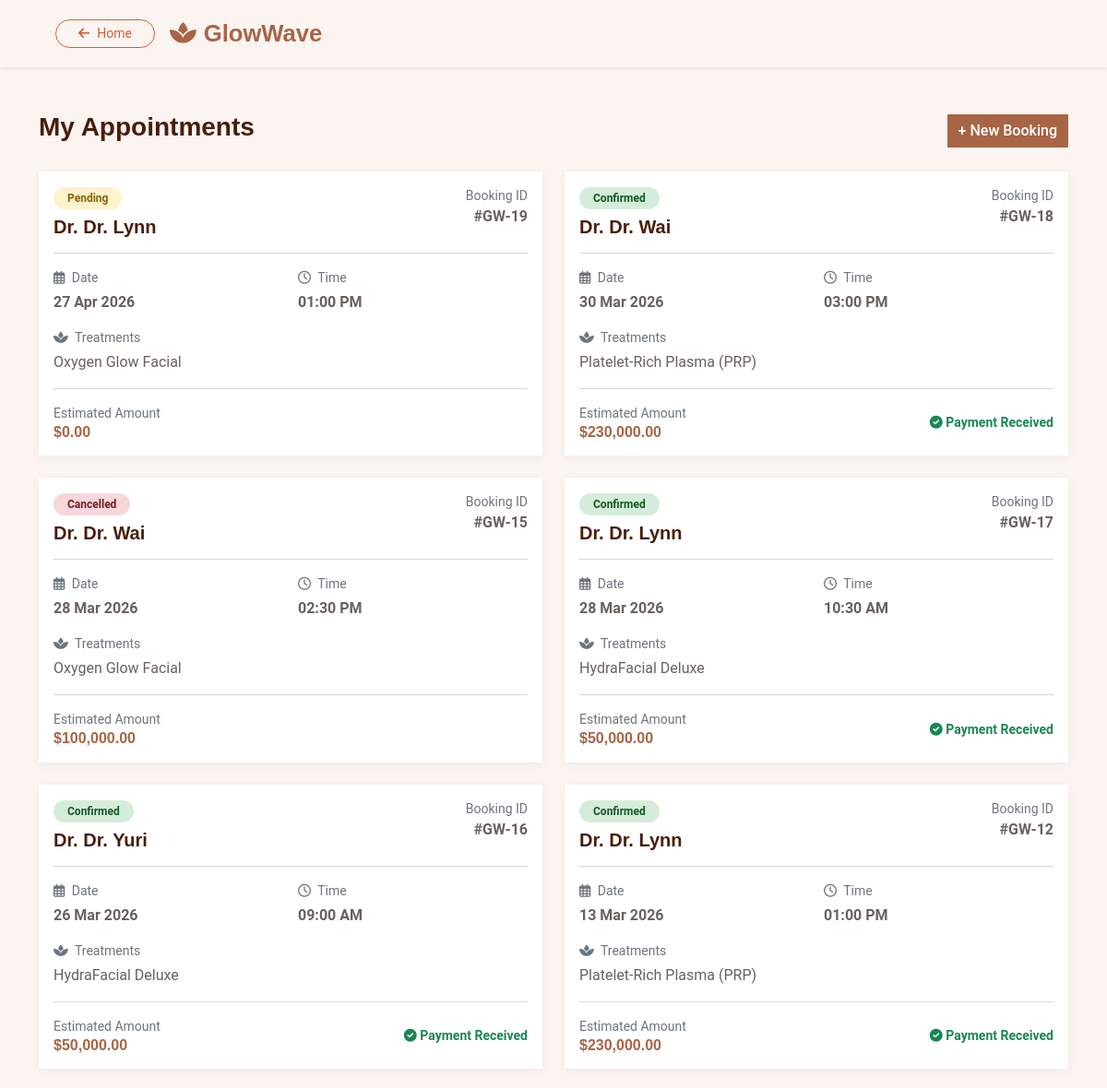
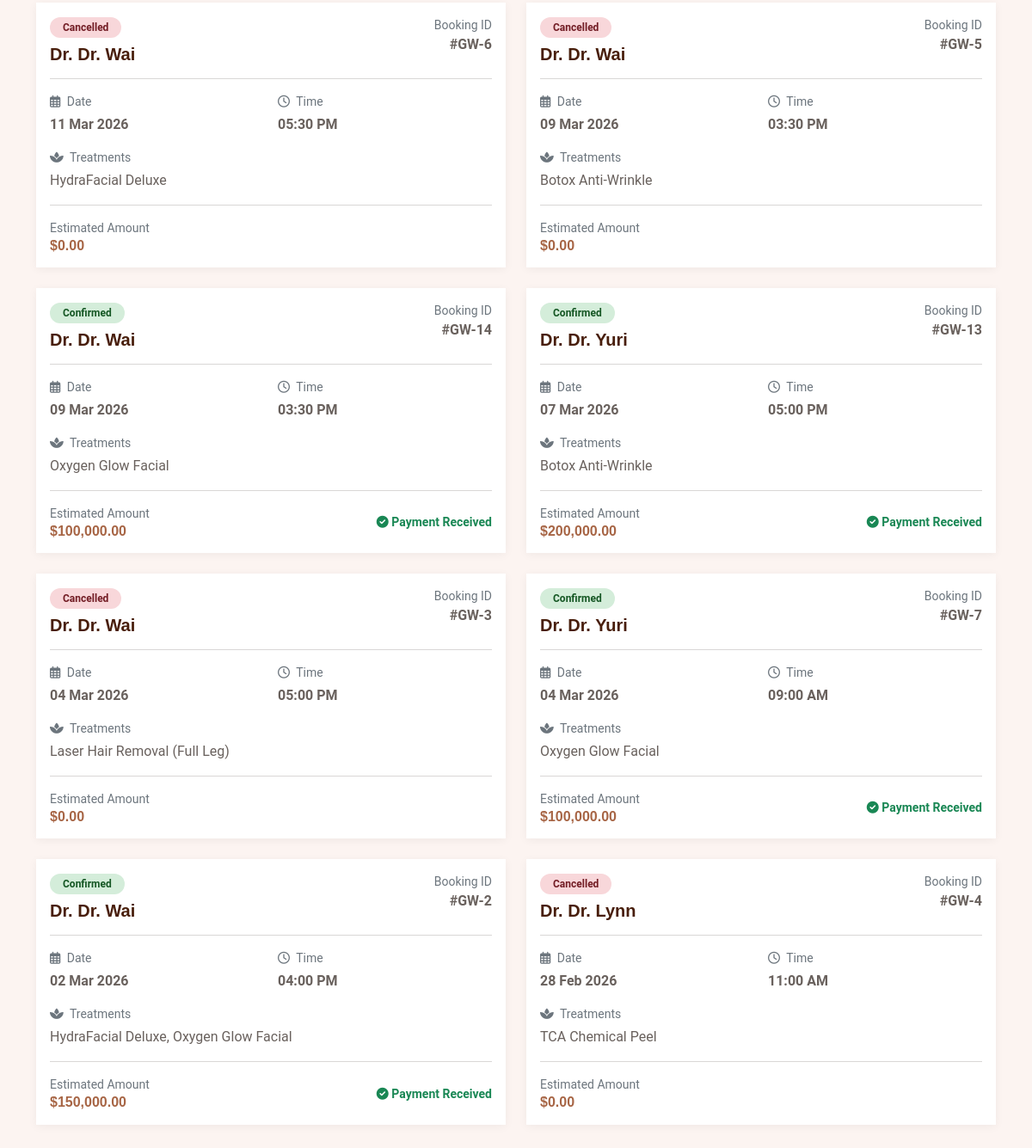
The page /pages/my-appointment.php (signed in) on the database its author committed (2 pictures, top to bottom).
### tables this page shows
CREATE TABLE `appointments` (
  `appointmentID` int(11) NOT NULL,
  `clientID` int(11) NOT NULL,
  `doctorID` int(11) NOT NULL,
  `book_date` date NOT NULL,
  `book_time` time NOT NULL,
  `status` enum('Pending','Confirmed','Cancelled','Completed') DEFAULT 'Pending',
  `created_at` timestamp NOT NULL DEFAULT current_timestamp(),
  `client_name` varchar(50) NOT NULL,
  `client_phone` varchar(50) NOT NULL,
  `promotionID` int(11) DEFAULT NULL,
  `staffID` int(11) NOT NULL
);

CREATE TABLE `doctor` (
  `doctorID` int(11) NOT NULL,
  `doctorName` varchar(100) NOT NULL,
  `specialization` varchar(100) NOT NULL,
  `phone` varchar(20) NOT NULL,
  `email` varchar(100) NOT NULL,
  `image` varchar(255) NOT NULL
);

### pages/my-appointment.php (the view, shortened to what this page needs)
<?php
include('connect.php');
$clientID = $_SESSION['clientID'];
?>
<!DOCTYPE html>
<html lang="en">
<head>
    <link href="css/bootstrap.min.css" rel="stylesheet">
    <link href="css/style.css" rel="stylesheet">
    <link rel="stylesheet" href="https://cdnjs.cloudflare.com/ajax/libs/font-awesome/6.0.0/css/all.min.css">
</head>
<body class="bg-light">
    <nav class="navbar navbar-expand-lg sticky-top py-3 px-lg-5 shadow-sm">
        <div class="container-fluid">
            <a href="index.php" class="btn btn-outline-primary btn-sm rounded-pill px-4 me-3">
                <i class="fa fa-arrow-left me-2"></i>Home
            </a>
            <a href="index.php" class="navbar-brand me-auto">
                <h1 class="m-0 text-primary" style="font-size: 1.6rem; font-weight: 800;">
                    <i class="fa fa-spa me-2"></i>GlowWave
                </h1>
            </a>
        </div>
    </nav>
    <div class="container py-5">
        <div class="d-flex justify-content-between align-items-center mb-4">
            <h3 class="fw-bold text-dark">My Appointments</h3>
            <a href="appointment.php" class="btn btn-primary" style="background-color: #A76545; border: none;">+ New Booking</a>
        </div>
        <div class="row">
            <?php
            $sql = "SELECT a.*, d.doctorName, py.amount, py.status as pay_status,
                    GROUP_CONCAT(t.treatmentName SEPARATOR ', ') as services
                    FROM Appointments a
                    JOIN Doctor d ON a.doctorID = d.doctorID
                    LEFT JOIN appointment_details ad ON a.appointmentID = ad.appointmentID
                    LEFT JOIN Treatment t ON ad.treatmentID = t.treatmentID
                    LEFT JOIN Payment py ON a.appointmentID = py.appointmentID
                    WHERE a.clientID = '$clientID'
                    GROUP BY a.appointmentID
                    ORDER BY a.book_date DESC";
            $res = mysqli_query($connect, $sql);
            if(mysqli_num_rows($res) > 0) {
                while($row = mysqli_fetch_array($res)) {
                    $status = $row['status'];
                    $badge_class = ($status == 'Confirmed') ? 'bg-confirmed' : (($status == 'Cancelled') ? 'bg-cancelled' : 'bg-pending');
            ?>
            <div class="col-md-6 mb-4">
                <div class="card appointment-card h-100">
                    <div class="card-body">
                        <div class="d-flex justify-content-between align-items-start mb-3">
                            <div>
                                <span class="status-badge <?= $badge_class ?>"><?= $status ?></span>
                                <h5 class="mt-2 mb-0">Dr. <?= $row['doctorName'] ?></h5>
                            </div>
                            <div class="text-end">
                                <p class="small text-muted mb-0">Booking ID</p>
                                <p class="fw-bold mb-0">#GW-<?= $row['appointmentID'] ?></p>
                            </div>
                        </div>
                        <hr>
                        <div class="row g-3">
                            <div class="col-6">
                                <p class="small text-muted mb-1"><i class="far fa-calendar-alt me-1"></i> Date</p>
                                <p class="fw-bold mb-0"><?= date('d M Y', strtotime($row['book_date'])) ?></p>
                            </div>
                            <div class="col-6">
                                <p class="small text-muted mb-1"><i class="far fa-clock me-1"></i> Time</p>
                                <p class="fw-bold mb-0"><?= date('h:i A', strtotime($row['book_time'])) ?></p>
                            </div>
                            <div class="col-12">
                                <p class="small text-muted mb-1"><i class="fas fa-spa me-1"></i> Treatments</p>
                                <p class="mb-0 text-truncate" style="max-width: 100%;"><?= $row['services'] ?></p>
                            </div>
                        </div>
                        <hr>
                        <div class="d-flex justify-content-between align-items-center">
                            <div>
                                <p class="small text-muted mb-0">Estimated Amount</p>
                                <h6 class="mb-0 text-primary">$<?= number_format($row['amount'] ?? 0, 2) ?></h6>
                            </div>
                            <div class="text-end">
                                <?php if($row['pay_status'] == 'Paid'): ?>
                                    <span class="text-success small fw-bold"><i class="fas fa-check-circle"></i> Payment Received</span>
                                <?php elseif($status == 'Confirmed'): ?>
                                    <span class="text-warning small fw-bold"><i class="fas fa-wallet"></i> Pay after service</span>
                                <?php endif; ?>
                            </div>
                        </div>
                    </div>
                </div>
            </div>
            <?php
                }
            } else {
                echo '<div class="col-12 text-center py-5">
                        <i class="fas fa-calendar-times fa-3x text-muted mb-3"></i>
                        <h5>No appointments found.</h5>
                        <p class="text-muted">You haven\'t made any bookings yet.</p>
                      </div>';
            }
            ?>
        </div>
    </div>
</body>
</html>

### pages/css/style.css (style rules this page uses)
.text-primary { color: #A76545 !important; }
.btn { transition: .5s; }
.btn.btn-primary, .btn.btn-outline-primary:hover, .btn.btn-dark, .btn.btn-outline-dark:hover { color: var(--bs-white); font-weight: 500; }
.navbar.sticky-top { top: -100px; transition: .5s; }

### pages/my-appointment.php (style rules this page uses)
.status-badge { padding: 5px 15px; border-radius: 20px; font-size: 12px; font-weight: 600; }
.bg-pending { background-color: #fff3cd; color: #856404; }
.bg-confirmed { background-color: #d4edda; color: #155724; }
.bg-cancelled { background-color: #f8d7da; color: #721c24; }
.appointment-card { transition: 0.3s; border: none; box-shadow: 0 2px 10px rgba(0,0,0,0.05); }

### rows shown on the page
appointments: status "Pending", doctorID.doctorName "Dr. Lynn", appointmentID "19", book_date "27 Apr 2026", book_time "01:00 PM", services "Oxygen Glow Facial", amount "0.00"
appointments: status "Confirmed", doctorID.doctorName "Dr. Wai", appointmentID "18", book_date "30 Mar 2026", book_time "03:00 PM", services "Platelet-Rich Plasma (PRP)", amount "230,000.00", shows "Payment Received"
appointments: status "Cancelled", doctorID.doctorName "Dr. Wai", appointmentID "15", book_date "28 Mar 2026", book_time "02:30 PM", services "Oxygen Glow Facial", amount "100,000.00"
appointments: status "Confirmed", doctorID.doctorName "Dr. Lynn", appointmentID "17", book_date "28 Mar 2026", book_time "10:30 AM", services "HydraFacial Deluxe", amount "50,000.00", shows "Payment Received"
appointments: status "Confirmed", doctorID.doctorName "Dr. Yuri", appointmentID "16", book_date "26 Mar 2026", book_time "09:00 AM", services "HydraFacial Deluxe", amount "50,000.00", shows "Payment Received"
appointments: status "Confirmed", doctorID.doctorName "Dr. Lynn", appointmentID "12", book_date "13 Mar 2026", book_time "01:00 PM", services "Platelet-Rich Plasma (PRP)", amount "230,000.00", shows "Payment Received"
appointments: status "Cancelled", doctorID.doctorName "Dr. Wai", appointmentID "6", book_date "11 Mar 2026", book_time "05:30 PM", services "HydraFacial Deluxe", amount "0.00"
appointments: status "Cancelled", doctorID.doctorName "Dr. Wai", appointmentID "5", book_date "09 Mar 2026", book_time "03:30 PM", services "Botox Anti-Wrinkle", amount "0.00"
appointments: status "Confirmed", doctorID.doctorName "Dr. Wai", appointmentID "14", book_date "09 Mar 2026", book_time "03:30 PM", services "Oxygen Glow Facial", amount "100,000.00", shows "Payment Received"
appointments: status "Confirmed", doctorID.doctorName "Dr. Yuri", appointmentID "13", book_date "07 Mar 2026", book_time "05:00 PM", services "Botox Anti-Wrinkle", amount "200,000.00", shows "Payment Received"
appointments: status "Cancelled", doctorID.doctorName "Dr. Wai", appointmentID "3", book_date "04 Mar 2026", book_time "05:00 PM", services "Laser Hair Removal (Full Leg)", amount "0.00"
appointments: status "Confirmed", doctorID.doctorName "Dr. Yuri", appointmentID "7", book_date "04 Mar 2026", book_time "09:00 AM", services "Oxygen Glow Facial", amount "100,000.00", shows "Payment Received"
appointments: status "Confirmed", doctorID.doctorName "Dr. Wai", appointmentID "2", book_date "02 Mar 2026", book_time "04:00 PM", services "HydraFacial Deluxe, Oxygen Glow Facial", amount "150,000.00", shows "Payment Received"
appointments: status "Cancelled", doctorID.doctorName "Dr. Lynn", appointmentID "4", book_date "28 Feb 2026", book_time "11:00 AM", services "TCA Chemical Peel", amount "0.00"
